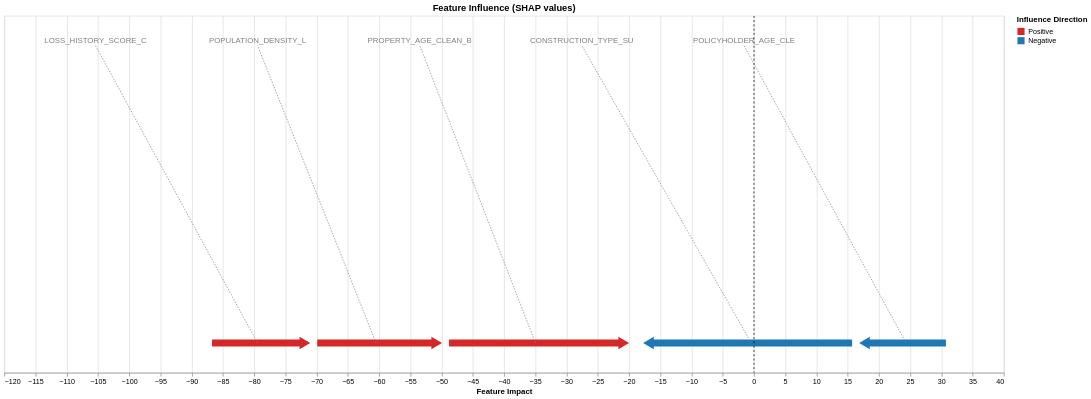

The notebook cell saved with this chart:
### Markdown cell above
## 13. Model Explainability with SHAP

Regulatory model documentation increasingly requires **feature-level explanations** —
per-policy attribution showing why each policy received its predicted premium.

Snowflake's Model Registry supports SHAP out of the box when a model is registered with
`options={"enable_explainability": True}` (set in `train.py`).

| Output | Description |
|--------|-------------|
| `mv.run(df, function_name="explain")` | Returns a DataFrame with a `<FEATURE>_explanation` column per rating factor |
| `plot_force(...)` | Force plot for a single policy showing which factors pushed the predicted premium up or down from the baseline |

**Actuarial use cases for per-policy SHAP values:**
- **Rate justification:** explain to regulators why a specific risk tier commands a higher premium
- **Agent/broker communication:** provide interpretable premium breakdowns at point of sale
- **Adverse action notices:** document the top rating factors contributing to a pricing decision
- **Model governance:** confirm that the model's top factors align with actuarial expectations

### Code cell
from snowflake.ml.monitoring.explain_visualize import plot_force

mv = registry.get_model("ACTUARIAL_GBM").last()
explanations = mv.run(validation_features_spdf, function_name="explain")

explanations_pd = explanations.to_pandas()
explanations_pd = explanations_pd.drop(columns=[c for c in explanations_pd if "_explanation" not in c])
validation_features_pd = validation_features_spdf.to_pandas()
plot_force(explanations_pd.iloc[10], validation_features_pd.drop(columns=["POLICY_ID"]).iloc[10])

### Figure 1 — Vega-Lite specification as saved in the notebook (floating-point values rounded to 4 significant figures)
{"config": {"view": {"continuousWidth": 300, "continuousHeight": 300}}, "layer": [{"data": {"name": "data-e63115d21bd714c6b008889a8cb92e9f"}, "mark": {"type": "bar", "size": 10}, "encoding": {"color": {"field": "bar_direction", "legend": {"title": "Influence Direction"}, "scale": {"domain": ["Positive", "Negative"], "range": ["#d62728", "#1f77b4"]}, "type": "nominal"}, "tooltip": [{"field": "feature", "type": "nominal"}, {"field": "influence_value", "type": "quantitative"}, {"field": "feature_value", "type": "quantitative"}], "x": {"field": "start", "title": "Feature Impact", "type": "quantitative"}, "x2": {"field": "end"}, "y": {"axis": null, "field": "bar_y", "type": "quantitative"}}, "name": "view_3ac8157353fcbbb3_0", "title": "Feature Influence (SHAP values)"}, {"data": {"name": "data-6f27eb6bf3ef9d8dea3707d227c5496a"}, "mark": {"type": "text", "align": "center", "baseline": "line-bottom", "dy": 0, "fontSize": 11}, "encoding": {"color": {"value": "grey"}, "text": {"field": "feature_annotated", "type": "nominal"}, "tooltip": [{"field": "feature_value", "type": "quantitative"}], "x": {"field": "label_x", "type": "quantitative"}, "y": {"axis": null, "field": "label_y", "type": "quantitative"}}}, {"data": {"name": "data-cab89ea18155dec7d772e8112aba6047"}, "mark": {"type": "rule", "strokeDash": [3, 3]}, "encoding": {"x": {"field": "x", "type": "quantitative"}}}, {"data": {"name": "data-e63115d21bd714c6b008889a8cb92e9f"}, "mark": {"type": "point", "fillOpacity": 1, "filled": true, "shape": "triangle"}, "encoding": {"angle": {"field": "bar_direction", "scale": {"domain": ["Positive", "Negative"], "range": [90, -90]}, "type": "nominal"}, "color": {"field": "bar_direction", "scale": {"domain": ["Positive", "Negative"], "range": ["#1f77b4", "#d62728"]}, "type": "nominal"}, "size": {"value": 300}, "tooltip": {"value": null}, "x": {"field": "start", "type": "quantitative"}, "y": {"axis": null, "field": "bar_y", "type": "quantitative"}}}, {"data": {"name": "data-6b40a7dc8c49f9300de907195312c0bd"}, "mark": {"type": "rule", "color": "grey", "strokeDash": [2, 2]}, "encoding": {"x": {"field": "x", "type": "quantitative"}, "x2": {"field": "x2"}, "y": {"axis": null, "field": "y", "type": "quantitative"}, "y2": {"field": "y2"}}}], "height": 500, "params": [{"name": "param_1e9efca18e7a2868", "select": {"type": "interval", "encodings": ["x", "y"]}, "bind": "scales", "views": ["view_3ac8157353fcbbb3_0"]}], "width": 1400, "$schema": "https://vega.github.io/schema/vega-lite/v6.4.1.json", "datasets": {"data-e63115d21bd714c6b008889a8cb92e9f": [{"start": -16.61, "end": 15.71, "avg": -0.4492, "influence_value": -32.31, "feature_value": 0.0, "feature_annotated": "CONSTRUCTION_TYPE_SU", "bar_direction": "Negative", "bar_y": 0, "feature": "CONSTRUCTION_TYPE_SUPERIOR_FRAME"}, {"start": -21.13, "end": -48.81, "avg": -34.97, "influence_value": 27.68, "feature_value": 1.0, "feature_annotated": "PROPERTY_AGE_CLEAN_B", "bar_direction": "Positive", "bar_y": 0, "feature": "PROPERTY_AGE_CLEAN_BIN_0"}, {"start": -51.07, "end": -69.91, "avg": -60.49, "influence_value": 18.83, "feature_value": -0.8229, "feature_annotated": "POPULATION_DENSITY_L", "bar_direction": "Positive", "bar_y": 0, "feature": "POPULATION_DENSITY_LOG_SCALED"}, {"start": -72.17, "end": -86.75, "avg": -79.46, "influence_value": 14.58, "feature_value": 68.0, "feature_annotated": "LOSS_HISTORY_SCORE_C", "bar_direction": "Positive", "bar_y": 0, "feature": "LOSS_HISTORY_SCORE_CLEAN"}, {"start": 17.97, "end": 30.72, "avg": 24.35, "influence_value": -12.75, "feature_value": 0.0, "feature_annotated": "POLICYHOLDER_AGE_CLE", "bar_direction": "Negative", "bar_y": 0, "feature": "POLICYHOLDER_AGE_CLEAN_BIN_0"}], "data-6f27eb6bf3ef9d8dea3707d227c5496a": [{"label_x": -105.4, "label_y": 1, "feature_annotated": "LOSS_HISTORY_SCORE_C", "feature_value": 68.0}, {"label_x": -79.46, "label_y": 1, "feature_annotated": "POPULATION_DENSITY_L", "feature_value": -0.8229}, {"label_x": -53.51, "label_y": 1, "feature_annotated": "PROPERTY_AGE_CLEAN_B", "feature_value": 1.0}, {"label_x": -27.56, "label_y": 1, "feature_annotated": "CONSTRUCTION_TYPE_SU", "feature_value": 0.0}, {"label_x": -1.605, "label_y": 1, "feature_annotated": "POLICYHOLDER_AGE_CLE", "feature_value": 0.0}], "data-cab89ea18155dec7d772e8112aba6047": [{"x": 0.0}], "data-6b40a7dc8c49f9300de907195312c0bd": [{"x": -79.46, "x2": -105.4, "y": 0, "y2": 1}, {"x": -60.49, "x2": -79.46, "y": 0, "y2": 1}, {"x": -34.97, "x2": -53.51, "y": 0, "y2": 1}, {"x": -0.4492, "x2": -27.56, "y": 0, "y2": 1}, {"x": 24.35, "x2": -1.605, "y": 0, "y2": 1}]}}
